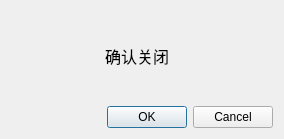
<?xml version="1.0" encoding="UTF-8"?>
<ui version="4.0">
 <class>Dialog</class>
 <widget class="QDialog" name="Dialog">
  <property name="geometry">
   <rect>
    <x>0</x>
    <y>0</y>
    <width>284</width>
    <height>139</height>
   </rect>
  </property>
  <property name="windowTitle">
   <string>Dialog</string>
  </property>
  <layout class="QGridLayout" name="gridLayout">
   <item row="0" column="0">
    <spacer name="horizontalSpacer">
     <property name="orientation">
      <enum>Qt::Horizontal</enum>
     </property>
     <property name="sizeHint" stdset="0">
      <size>
       <width>86</width>
       <height>20</height>
      </size>
     </property>
    </spacer>
   </item>
   <item row="0" column="1">
    <widget class="QLabel" name="label">
     <property name="font">
      <font>
       <pointsize>12</pointsize>
      </font>
     </property>
     <property name="text">
      <string>确认关闭</string>
     </property>
    </widget>
   </item>
   <item row="0" column="2">
    <spacer name="horizontalSpacer_2">
     <property name="orientation">
      <enum>Qt::Horizontal</enum>
     </property>
     <property name="sizeHint" stdset="0">
      <size>
       <width>98</width>
       <height>20</height>
      </size>
     </property>
    </spacer>
   </item>
   <item row="1" column="0" colspan="3">
    <widget class="QDialogButtonBox" name="buttonBox">
     <property name="orientation">
      <enum>Qt::Horizontal</enum>
     </property>
     <property name="standardButtons">
      <set>QDialogButtonBox::Cancel|QDialogButtonBox::Ok</set>
     </property>
    </widget>
   </item>
  </layout>
 </widget>
 <resources/>
 <connections>
  <connection>
   <sender>buttonBox</sender>
   <signal>accepted()</signal>
   <receiver>Dialog</receiver>
   <slot>accept()</slot>
   <hints>
    <hint type="sourcelabel">
     <x>248</x>
     <y>254</y>
    </hint>
    <hint type="destinationlabel">
     <x>157</x>
     <y>274</y>
    </hint>
   </hints>
  </connection>
  <connection>
   <sender>buttonBox</sender>
   <signal>rejected()</signal>
   <receiver>Dialog</receiver>
   <slot>reject()</slot>
   <hints>
    <hint type="sourcelabel">
     <x>316</x>
     <y>260</y>
    </hint>
    <hint type="destinationlabel">
     <x>286</x>
     <y>274</y>
    </hint>
   </hints>
  </connection>
 </connections>
</ui>
